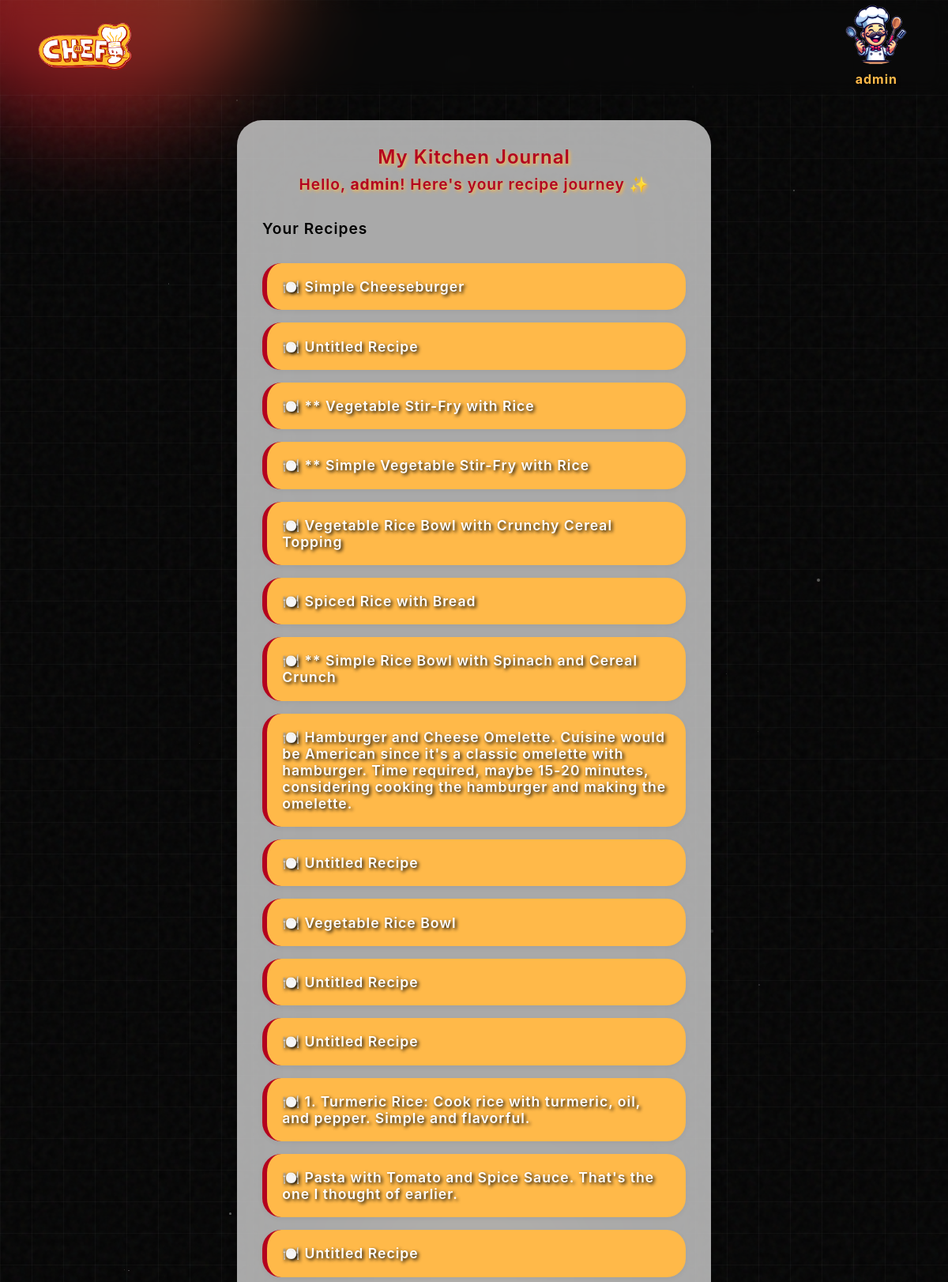
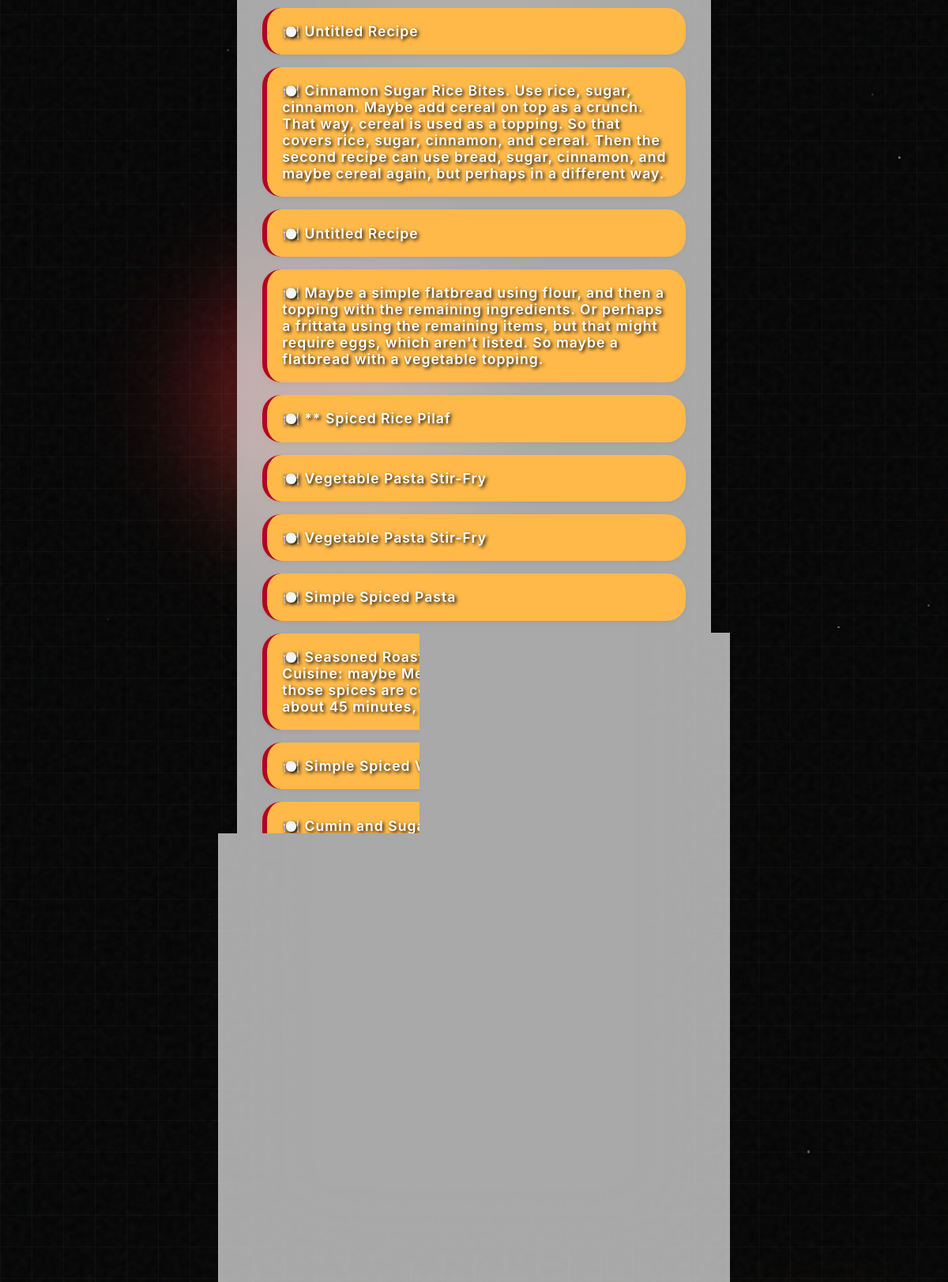
/profile/ (signed in), run on the app's committed database (2 pictures, top to bottom).
### chef_ai/models.py (models this page shows)
class userHistory(models.Model):
    userID = models.ForeignKey(User, on_delete = models.PROTECT)
    selectedIngredients = models.CharField(max_length=2000, blank=False)
    generatedRecipe = models.CharField(max_length=10000, blank=False)
    title = models.CharField(max_length=255, default='Untitled Recipe')

### chef_ai/views.py (the view)
# urls.py: path('profile/', views.getProfile, name='profile'),
def getProfile(request):
    if not request.user.is_authenticated:
        return redirect('login')
    history = userHistory.objects.filter(userID=request.user).order_by('-id')
    return render(request, 'registration/profile.html', {'history': history})

### templates/registration/profile.html (shortened to what this page needs)
{% extends "base.html" %}
{% load static %}
{% block content %}
<div class="gradient-background">
    <div class="gradient-sphere sphere-1"></div>
    <div class="glow"></div>
    <div class="grid-overlay"></div>
    <div class="noise-overlay"></div>
    <div class="particles-container" id="particles-container"></div>
</div>
<div class="journal-container">
    <div class="user-greeting">
        <h1>My Kitchen Journal</h1>
        <p>Hello, <strong>{{ request.user.username }}</strong>! Here's your recipe journey ✨</p>
    </div>
    <div class="history-section">
        <h2>Your Recipes</h2>
        <ul class="recipe-list">
            {% for recipe in history %}
                <li class="recipe-item">
                    <a href="{% url 'view_saved_recipe' recipe.id %}">
                        🍽️ {{ recipe.title }}
                    </a>
                </li>
            {% empty %}
                <li class="empty-message">You haven't generated any recipes yet.</li>
            {% endfor %}
        </ul>
    </div>
</div>
{% endblock %}

### templates/base.html (shortened to what this page needs)
{% load static %}
<!DOCTYPE html>
<html>
<head>
    <link rel="stylesheet" href="{% static 'chef_ai/styles/base.css' %}">
    <link rel="stylesheet" href="{% static 'chef_ai/styles/header.css' %}">
    <link rel="stylesheet" href="{% static 'chef_ai/styles/launchpage.css' %}">
    <link rel="stylesheet" href="{% static 'chef_ai/styles/logon.css' %}">
    <link rel="stylesheet" href="{% static 'chef_ai/styles/response.css' %}">
    <link rel="stylesheet" href="{% static 'chef_ai/styles/searchbar.css' %}">
    <link rel="stylesheet" href="{% static 'chef_ai/styles/ingredientItems.css' %}">
    <link rel="stylesheet" href="{% static 'chef_ai/styles/profile.css' %}">
    <link rel="stylesheet" href="{% static 'chef_ai/styles/landing.css' %}">
    <link rel="stylesheet" href="{% static 'chef_ai/styles/loading.css' %}">
</head>
<body>
    <header class="header">
        <div class="chefAI">
            <a href="{% url 'index' %}">
                <img src="{% static 'chef_ai/images/AICHEF400X.png' %}" alt="">
            </a>
        </div>
        <div class="navbar">
            {% if user.is_authenticated %}
            <div class="dropdown">
                <div class="userContainer">
                <img class="userLogo dropbtn" src="{% static 'chef_ai/images/defaultLogo.png' %}">
                <p>{{ request.user.username }}</p>
                </div>
            </div>
            {% else %}
            <a class="loginButton" href="{% url 'login' %}">Log In</a>
            {% endif %}
        </div>
    </header>
    <div class="root">
    {% block content %}
    {% endblock %}
    </div>
</body>
</html>

### chef_ai/static/chef_ai/styles/base.css (style rules this page uses)
* { margin: 0; padding: 0; box-sizing: border-box; font-family: 'Poppins', sans-serif; }
.root { padding-top:7.5rem; }

### chef_ai/static/chef_ai/styles/header.css (style rules this page uses)
.header { position: fixed; top: 0; left: 0; right: 0; max-height: 7.5rem; width: 100vw; backdrop-filter: blur(10px); display: flex; justify-content: space-between; align-items: center; z-index: 100; }
.header .chefAI img { margin-left:3rem; max-width: 10rem; max-height: 7.5rem; transition: transform 0.2s ease-in-out; }
.header .navbar .userContainer { display:flex; flex-direction: column; max-height:7.5rem; align-items: center; transition: transform 0.2s ease-in-out; margin-right: 3rem; }
.header .navbar .userContainer p { color:#FFB949; text-shadow: 2px 2px 4px black; padding:.5rem 1rem; font-weight: bold; text-align: center; max-width: 10rem; word-wrap: none; text-overflow: ellipsis; overflow: hidden; }
.header .navbar .userContainer .userLogo { max-width:5rem; max-height:5rem; border-radius:50%; object-fit: cover; }
.header .navbar .dropdown { position: relative; display: inline-block; }

### chef_ai/static/chef_ai/styles/launchpage.css (style rules this page uses)
.gradient-background { position: absolute; top: 0; left: 0; width: 100%; height: 100%; z-index: 1; overflow: hidden; }
.gradient-sphere { position: absolute; border-radius: 50%; filter: blur(60px); }
.sphere-1 { width: 40vw; height: 40vw; background: linear-gradient(40deg, rgba(180, 2, 30, 0.8), rgba(255, 185, 73, 0.4)); top: -10%; left: -10%; animation: float-1 15s ease-in-out infinite alternate; }
.noise-overlay { position: absolute; top: 0; left: 0; width: 100%; height: 100%; opacity: 0.05; z-index: 5; }
.grid-overlay { position: absolute; top: 0; left: 0; width: 100%; height: 100%; background-size: 40px 40px; background-image: linear-gradient(to right, rgba(255, 255, 255, 0.03) 1px, transparent 1px), linear-gradient(to bottom, rgba(255, 255, 255, 0.03) 1px, transparent 1px); z-index: 2; }
.glow { position: absolute; width: 40vw; height: 40vh; background: radial-gradient(circle, rgba(255, 185, 73, 0.15), transparent 70%); top: 50%; left: 50%; transform: translate(-50%, -50%); z-index: 2; animation: pulse 8s infinite alternate; filter: blur(30px); }
.particles-container { position: absolute; top: 0; left: 0; width: 100%; height: 100%; z-index: 3; pointer-events: none; }

### chef_ai/static/chef_ai/styles/logon.css (style rules this page uses)
:root { --background: #1a1a2e; --color: #ffffff; --primary-color: #0f3460; }
* { box-sizing: border-box; font-family: 'Inter', 'Helvetica Neue', sans-serif; }
html { scroll-behavior: smooth; }
body { margin: 0; box-sizing: border-box; font-family: 'Inter', 'Helvetica Neue', sans-serif; background: var(--background); letter-spacing: 1px; transition: background 0.2s ease; -webkit-transition: background 0.2s ease; -moz-transition: background 0.2s ease; -ms-transition: background 0.2s ease; -o-transition: background 0.2s ease; }
a { text-decoration: none; color: white; }
h1 { font-size: 2.5rem; }

### chef_ai/static/chef_ai/styles/response.css (style rules this page uses)
.gradient-background { position: fixed; top: 0; left: 0; width: 100%; height: 100%; z-index: 0; overflow: hidden; pointer-events: none; }
.gradient-sphere { position: absolute; border-radius: 50%; filter: blur(60px); }
.sphere-1 { width: 40vw; height: 40vw; background: linear-gradient(40deg, rgba(180, 2, 30, 0.8), rgba(255, 185, 73, 0.4)); top: -10%; left: -10%; animation: float-1 15s ease-in-out infinite alternate; }
.noise-overlay { position: absolute; top: 0; left: 0; width: 100%; height: 100%; opacity: 0.05; z-index: 5; }
.grid-overlay { position: absolute; top: 0; left: 0; width: 100%; height: 100%; background-size: 40px 40px; background-image: linear-gradient(to right, rgba(255, 255, 255, 0.03) 1px, transparent 1px), linear-gradient(to bottom, rgba(255, 255, 255, 0.03) 1px, transparent 1px); z-index: 2; }
.glow { position: absolute; width: 40vw; height: 40vh; background: radial-gradient(circle, rgba(255, 185, 73, 0.15), transparent 70%); top: 50%; left: 50%; transform: translate(-50%, -50%); z-index: 2; animation: pulse 8s infinite alternate; filter: blur(30px); }
.particles-container { position: absolute; top: 0; left: 0; width: 100%; height: 100%; z-index: 3; pointer-events: none; }

### data on the page
userHistory: title "Simple Cheeseburger"
userHistory: title "Untitled Recipe"
userHistory: title "** Vegetable Stir-Fry with Rice"
userHistory: title "** Simple Vegetable Stir-Fry with Rice"
userHistory: title "Vegetable Rice Bowl with Crunchy Cereal Topping"
userHistory: title "Spiced Rice with Bread"
userHistory: title "** Simple Rice Bowl with Spinach and Cereal Crunch"
userHistory: title "Hamburger and Cheese Omelette. Cuisine would be American since it's a classic omelette with hamburger. Time required, maybe 15-20 minutes, considering cooking the hamburger and making the omelette."
userHistory: title "Untitled Recipe"
userHistory: title "Vegetable Rice Bowl"
userHistory: title "Untitled Recipe"
userHistory: title "Untitled Recipe"
userHistory: title "1. Turmeric Rice: Cook rice with turmeric, oil, and pepper. Simple and flavorful."
userHistory: title "Pasta with Tomato and Spice Sauce. That's the one I thought of earlier."
userHistory: title "Untitled Recipe"
userHistory: title "Untitled Recipe"
userHistory: title "Cinnamon Sugar Rice Bites. Use rice, sugar, cinnamon. Maybe add cereal on top as a crunch. That way, cereal is used as a topping. So that covers rice, sugar, cinnamon, and cereal. Then the second recipe can use bread, sugar, cinnamon, and maybe cereal again, but perhaps in a different way."
userHistory: title "Untitled Recipe"
userHistory: title "Maybe a simple flatbread using flour, and then a topping with the remaining ingredients. Or perhaps a frittata using the remaining items, but that might require eggs, which aren't listed. So maybe a flatbread with a vegetable topping."
userHistory: title "** Spiced Rice Pilaf"
userHistory: title "Vegetable Pasta Stir-Fry"
userHistory: title "Vegetable Pasta Stir-Fry"
userHistory: title "Simple Spiced Pasta"
userHistory: title "Seasoned Roasted Potatoes with Lettuce Salad. Cuisine: maybe Mediterranean or American, since those spices are common there. Time required: about 45 minutes, including prep and cooking."
userHistory: title "Simple Spiced Vinegar Sauce"
userHistory: title "Cumin and Sugar Rice"

### other printed values
{{ request.user.username }} "admin"
